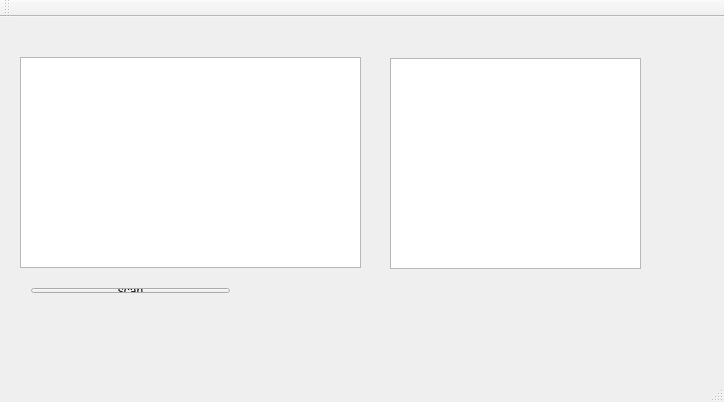
<?xml version="1.0" encoding="UTF-8"?>
<ui version="4.0">
 <class>MainWindow</class>
 <widget class="QMainWindow" name="MainWindow">
  <property name="geometry">
   <rect>
    <x>0</x>
    <y>0</y>
    <width>724</width>
    <height>402</height>
   </rect>
  </property>
  <property name="windowTitle">
   <string>MainWindow</string>
  </property>
  <widget class="QWidget" name="centralWidget">
   <widget class="QWidget" name="layoutWidget">
    <property name="geometry">
     <rect>
      <x>20</x>
      <y>10</y>
      <width>671</width>
      <height>20</height>
     </rect>
    </property>
    <layout class="QHBoxLayout" name="horizontalLayout">
     <item>
      <widget class="QLabel" name="label">
       <property name="text">
        <string>insert code to scan:</string>
       </property>
      </widget>
     </item>
     <item>
      <widget class="QLabel" name="label_2">
       <property name="text">
        <string>Scanner Result</string>
       </property>
      </widget>
     </item>
    </layout>
   </widget>
   <widget class="QWidget" name="layoutWidget">
    <property name="geometry">
     <rect>
      <x>20</x>
      <y>9</y>
      <width>240</width>
      <height>19</height>
     </rect>
    </property>
    <layout class="QHBoxLayout" name="horizontalLayout_2"/>
   </widget>
   <widget class="QWidget" name="layoutWidget">
    <property name="geometry">
     <rect>
      <x>20</x>
      <y>260</y>
      <width>221</width>
      <height>27</height>
     </rect>
    </property>
    <layout class="QHBoxLayout" name="horizontalLayout_4">
     <item>
      <widget class="QPushButton" name="pushButton">
       <property name="text">
        <string>scan</string>
       </property>
      </widget>
     </item>
    </layout>
   </widget>
   <widget class="QTextEdit" name="textEdit">
    <property name="geometry">
     <rect>
      <x>20</x>
      <y>40</y>
      <width>341</width>
      <height>211</height>
     </rect>
    </property>
   </widget>
   <widget class="QTableWidget" name="tableWidget">
    <property name="geometry">
     <rect>
      <x>390</x>
      <y>41</y>
      <width>251</width>
      <height>211</height>
     </rect>
    </property>
    <property name="rowCount">
     <number>0</number>
    </property>
    <property name="columnCount">
     <number>2</number>
    </property>
    <attribute name="horizontalHeaderVisible">
     <bool>false</bool>
    </attribute>
    <attribute name="horizontalHeaderCascadingSectionResizes">
     <bool>false</bool>
    </attribute>
    <column/>
    <column/>
   </widget>
   <zorder>textEdit</zorder>
   <zorder>layoutWidget</zorder>
   <zorder>layoutWidget</zorder>
   <zorder>tableWidget</zorder>
   <zorder>layoutWidget</zorder>
  </widget>
  <widget class="QMenuBar" name="menuBar">
   <property name="geometry">
    <rect>
     <x>0</x>
     <y>0</y>
     <width>724</width>
     <height>22</height>
    </rect>
   </property>
  </widget>
  <widget class="QToolBar" name="mainToolBar">
   <attribute name="toolBarArea">
    <enum>TopToolBarArea</enum>
   </attribute>
   <attribute name="toolBarBreak">
    <bool>false</bool>
   </attribute>
  </widget>
  <widget class="QStatusBar" name="statusBar"/>
 </widget>
 <layoutdefault spacing="6" margin="11"/>
 <resources/>
 <connections/>
</ui>
